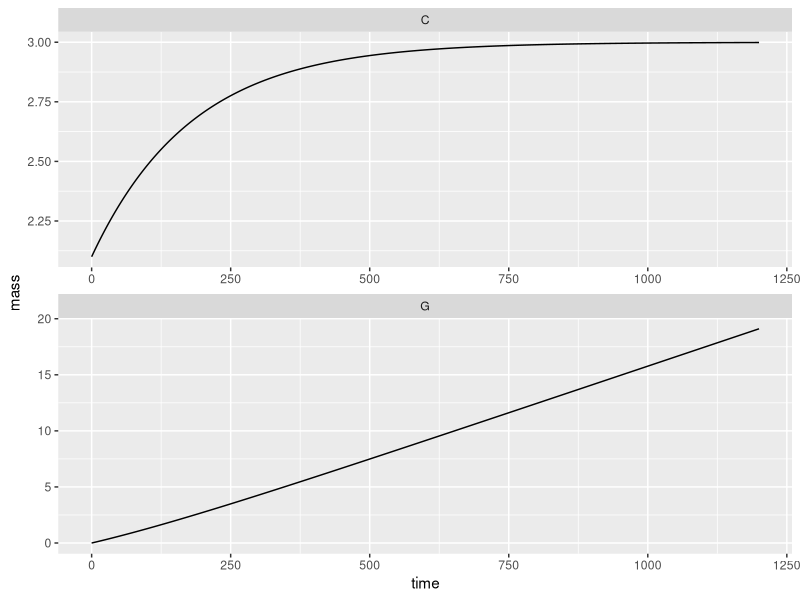
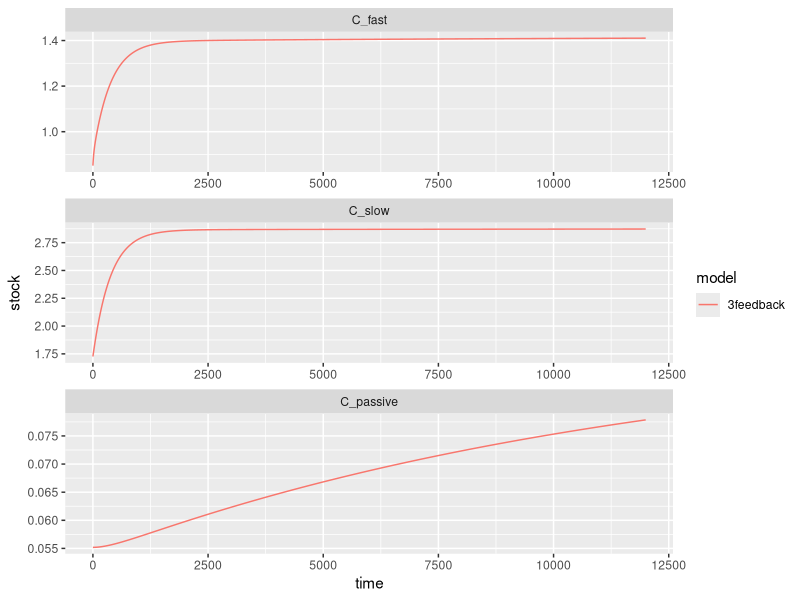
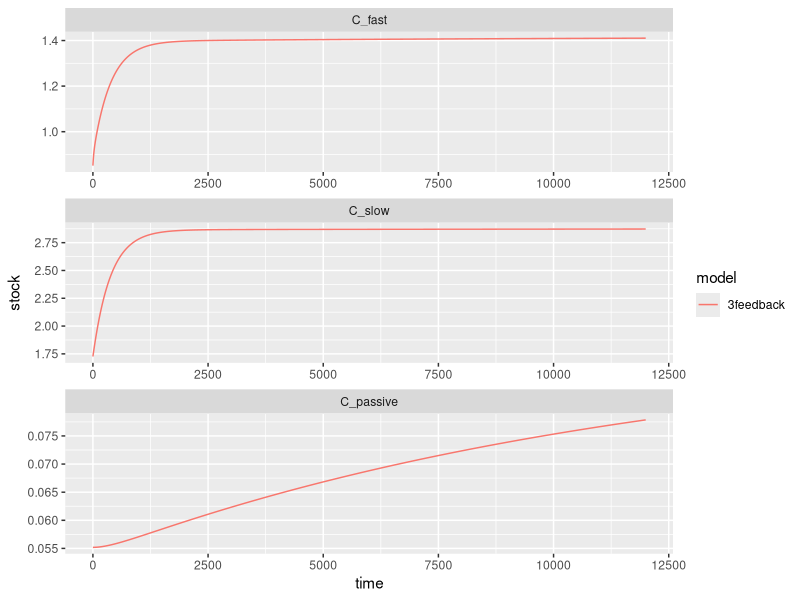
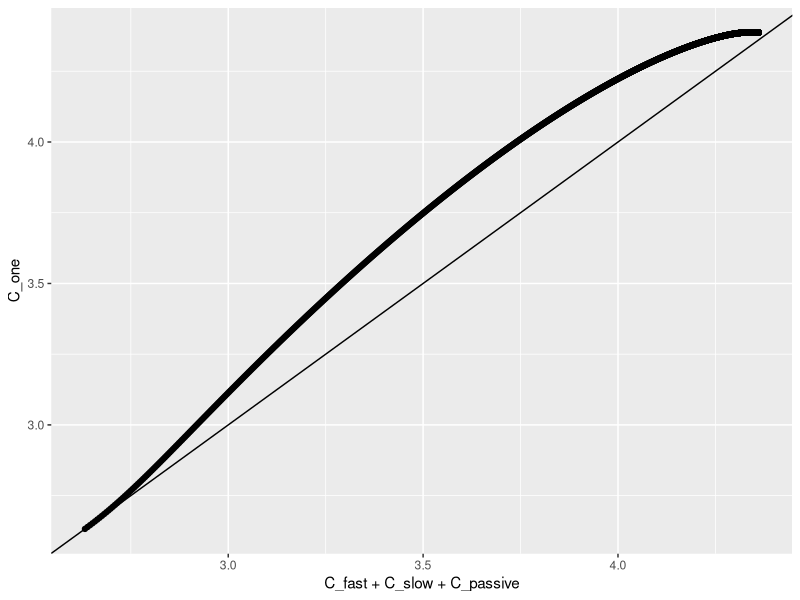
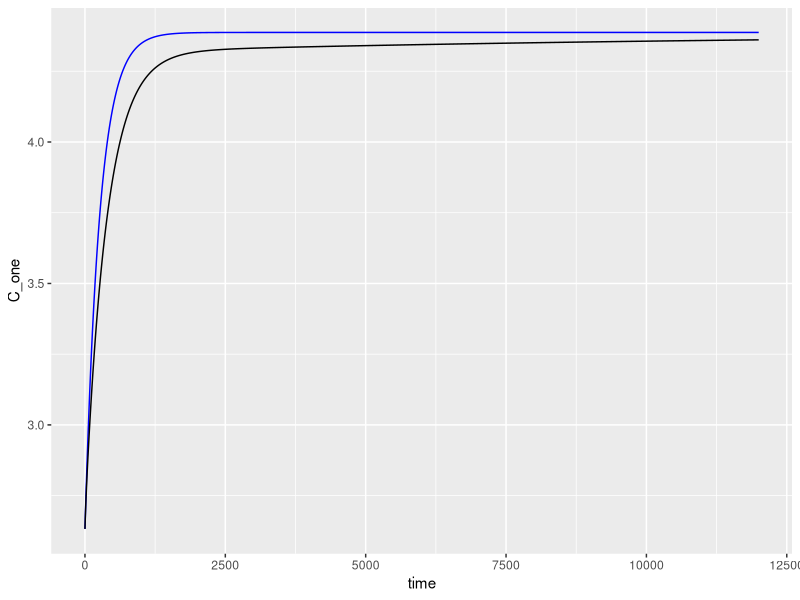

Write R code to recreate these figures, in order. (Note: this script raises an error after producing the figures.)
## ---- chunk 1
#useful functions in here

library(tidyverse) #data library
library(deSolve) #ODE solver
library(DiagrammeR) #flow charts

knitr::opts_chunk$set(echo = TRUE)
## ---- chunk 2
 #u; [0, 2.5] kg-carbon m-2 yr-1; evenly split per month for now (fits CENTURY parameters)
parameter.ls <- list(inputs = 0.2/12, 
                     #\tau; [10, 50] yr, by month
                     turnoverTime = 15*12) 

simTime <- 100*12

#rate change function
dCdt_1pool <- function(t, y, parms){
  ## Debugging code below
  #t <- 0
  #y <- c(G = 0, InitialCarbon_1pool)
  #parms <- parameter.ls
  y <- unname(y)
  CO2 <- y[1] 
  soil <- y[2]
  
  dCO2 <- soil / parms$turnoverTime
  dSoil <- parms$inputs - soil / parms$turnoverTime
  
  #make a relative tolernance to ensure conservation of mass
  if(abs(parms$inputs - (dCO2 + dSoil))/parms$inputs > 1e-8){
    stop('Conservation of mass does not hold')
  }
  return(list(c(G = dCO2, C = dSoil)))
}

#steady state function
C_ss_1pool <- function(parms){
  ans <- parms$inputs * parms$turnoverTime
  return(c(C = ans))
}

InitialCarbon_1pool <- C_ss_1pool(parms = parameter.ls)*0.7

dCdt_1pool(t = 0, y = c(G = 0, InitialCarbon_1pool), parms = parameter.ls)

# Numerically solving this is a little bit overkill since 
# ...the differential equation is solvable but for generalizations here is the numerical
# ...solution from the function lsoda in the deSolve package
sim_1pool <- lsoda(y = c(G = 0, InitialCarbon_1pool),
                times = seq(0, simTime, by = 1/10),
                func = dCdt_1pool,
                parms = parameter.ls) %>%
  as.data.frame()

ggplot(sim_1pool %>%
         pivot_longer(cols = c(C, G), names_to = 'pool', values_to = 'mass')) +
  geom_line(aes(x=time, y=mass)) +
  facet_wrap(~pool, scales='free', ncol = 1)

## ---- chunk 3

##3pool_feedback

#Notes on the input fraction calculations (gleaned from Parton's CENTURY model)
  #Parton uses MONTHLY time steps
  #Century breaks up plant residue into metabolic C and Structural C based on the Lignin to Nitrogen ratio.
    #We will be using a 7/1 Lignin to Nitrogen ratio, thus 12.5% of plant litter is in the form of metabolic C and 87.5% is a structural C.
    #Century then sends 45% of metabolic C to the fast pool (the rest decays before entering the soil pool). - including this fraction breaks mass balance so it is omitted
 #Century then sends a portion of structural C to the fast and slow pools based on the lignin fraction A.
    ### !!!! because I have no idea what the lignin fraction even is, I'm using the placeholder value of 50%.
    # 70% of A* Structural C goes to the Slow pool (rest decays before reaching soil) - including this fraction breaks mass balance so it is omitted
    # 45% (?) of (1-A)*Structural C goes to fast (rest decays before reaching soil) - including this fraction breaks mass balance so it is omitted

century_parameter.ls <- list(inputs = 0.2/12, #monthly; divided evenly between the months
                            input_to_fast = ((.125)+(.875*.5)),  
                            input_to_slow = .875*.5,  
                                                   #note: Century includes no direct inputs to the passive pool.
                     #fast turnover according to Century \tau; [2, 4] yr
                     turnoverTime_fast = 1.5*12,    #1.5y  
                     #slow turnover according to Century \tau; [20, 50] yr
                     turnoverTime_slow = 25*12,       #25y
                     #passive turnover according to Century \tau: [800, 1200] yr
                     turnoverTime_passive = 1000*12,  #1000y
                     
                       fast_to_slow = 0.486,       # This is determined in CENTURY based on a soil vs. silt & clay fraction
                                                        # if soil to silt+clay fraction is zero, then = .15-.004
                                                        # if fraction is 1, then =.83-.004
                                                        # currently using the average between the two: .486
                       fast_to_passive = 0.004,    #
                       slow_to_fast = 0.42,        #
                       slow_to_passive = 0.03,     #
                       passive_to_fast = 0.45,     #
                       passive_to_slow = 0         # CENTURY does not include this flow
                       )

#steady state calculations for each pool
C_ss_3feedback <- function(parms){
  allocation_vector <- matrix(c(parms$input_to_fast, 
                                parms$input_to_slow, 
                                1 - parms$input_to_fast - parms$input_to_slow),
                              nrow = 3)
  decay_matrix <- diag(x= 1/c(parms$turnoverTime_fast,
                             parms$turnoverTime_slow,
                             parms$turnoverTime_passive))
  transfer_matrix <- matrix(c(1,  -parms$slow_to_fast, -parms$passive_to_fast,
                              -parms$fast_to_slow, 1, -parms$passive_to_slow,
                              -parms$fast_to_passive, -parms$slow_to_passive,  1),
                            nrow = 3,
                            byrow=TRUE)
  #0 = inputs * allocation - decay_matrix %*% transfer_matrix %*% y
  #decay_matrix %*% transfer_matrix %*% y = inputs * allocation
  
  ans <- solve(decay_matrix  %*% transfer_matrix ,parms$inputs * allocation_vector)
  
  return(c(C_fast = ans[1],
           C_slow = ans[2],
           C_passive = ans[3]))
}


#ODE equation
dCdt_3feedback <- function(t, y, parms){
  G <- y[1]
 pools <- matrix(y[2:4], nrow=3)
 allocation_matrix <- matrix(c(parms$input_to_fast, 
                                parms$input_to_slow, 
                                1 - parms$input_to_fast - parms$input_to_slow),
                              nrow = 3)
  decay_matrix <- diag(x= 1/c(parms$turnoverTime_fast,
                             parms$turnoverTime_slow,
                             parms$turnoverTime_passive))
  transfer_matrix <- matrix(c(1,  -parms$slow_to_fast, -parms$passive_to_fast,
                              -parms$fast_to_slow, 1, -parms$passive_to_slow,
                              -parms$fast_to_passive, -parms$slow_to_passive,  1),
                            nrow = 3,
                            byrow=TRUE)
  ans <- parms$inputs * allocation_matrix - decay_matrix %*% transfer_matrix %*% pools
  
  resp <- decay_matrix %*% transfer_matrix %*% pools
  total_resp <- sum(resp)
  
  return(list(c(G = total_resp,
                C_fast = ans[1],
                C_slow = ans[2],
                C_passive = ans[3]
  )))
}


#initial value
InitialCarbon_3pool <- C_ss_3feedback(parms = century_parameter.ls)*0.6

#making a more realistic simulation time for a monthly model with turnover times in the 1000s
simTime <- 1000*12

#simulation
sim_3feedback <- lsoda(y = c(G=0, InitialCarbon_3pool),
                      times = 0:simTime,
                      func = dCdt_3feedback,
                      parms = century_parameter.ls) %>%
  as.data.frame() 


#Feedback graph by pools:
ggplot(sim_3feedback %>%
         pivot_longer(cols = C_fast:C_passive,
                      names_to = 'pool',
                      values_to = 'stock')%>%
         mutate(pool = factor(pool, levels = c('C_fast', 'C_slow', 'C_passive')),
                model = '3feedback')
) +
  geom_line(aes(x=time, y=stock, color = model)) +
  facet_wrap(~ pool, ncol=1, scales='free')


#Feedback graphs: total carbon and respiration 
ggplot(sim_3feedback %>%
         pivot_longer(cols = C_fast:C_passive,
                      names_to = 'pool',
                      values_to = 'stock')%>%
         mutate(pool = factor(pool, levels = c('C_fast', 'C_slow', 'C_passive')),
                model = '3feedback')
) +
  geom_line(aes(x=time, y=stock, color = model)) +
  facet_wrap(~ pool, ncol=1, scales='free')


## ---- chunk 4
##One Pool Proxy Method:

#Proxy Decay Rate Calculation
Proxy_decayrate <- function(parms){
  decay_matrix <- diag(x= 1/c(parms$turnoverTime_fast,
                             parms$turnoverTime_slow,
                             parms$turnoverTime_passive))
  
  transfer_matrix <- matrix(c(1,  -parms$slow_to_fast, -parms$passive_to_fast,
                              -parms$fast_to_slow, 1, -parms$passive_to_slow,
                              -parms$fast_to_passive, -parms$slow_to_passive,  1),
                            nrow = 3,
                            byrow=TRUE)
  
   allocation_vector <- matrix(c(parms$input_to_fast, 
                                parms$input_to_slow, 
                                1 - parms$input_to_fast - parms$input_to_slow),
                              nrow = 3)
  
  ans <- sum(solve(decay_matrix %*% transfer_matrix) %*% allocation_vector)
  return(ans)
}  


##Adds the proxy rate to the main parameter list
century_parameter.ls$turnoverTime <- Proxy_decayrate(parms=century_parameter.ls)


#Initial Value for the One Pool Proxy, simulation, with name for lsoda output
InitialCarbon_1pool <- sum(C_ss_3feedback(parms = century_parameter.ls))*0.6

#Simulation with the one-pool model
sim_Feedback_OnePool <- lsoda(y = c(G=0, C_one = InitialCarbon_1pool),
                times = 0:simTime,
                func = dCdt_1pool,
                parms = century_parameter.ls) %>%
  as.data.frame()


sim_all <- sim_3feedback %>%
  full_join(sim_Feedback_OnePool, by = 'time', suffix = c('.3pool', '.proxy')) %>%
  mutate(flux_3pool = dCdt_3feedback(t = time, y = c(0, C_fast, C_slow, C_passive),
                                     parms = century_parameter.ls)[[1]][1], 
         flux_proxy = dCdt_1pool(t = time, y = c(0, C_one),
                                     parms = century_parameter.ls)[[1]][1], .by= everything())

#want time vs stock graph
#difference drive graph
ggplot(sim_all) +
  geom_point(aes(x=C_fast+C_slow+C_passive, y = C_one)) +
  geom_abline()

ggplot(sim_all) +
  geom_line(aes(x=time, y= C_one), color = 'blue') +
  geom_line(aes(x=time, y = C_fast+C_slow+C_passive))

# #Calculating total C in the Feedback run
# sim_3feedback <- sim_3feedback %>%
#   pivot_wider(names_from="pool", values_from="stock") %>%
#   mutate(Feedback_C_Total = C_fast + C_slow +C_passive) 
# 
# #Add the one-pool proxy column
# sim_3feedback$OnePoolProxy <- sim_Feedback_OnePool$C
# 
# 
# #Formatting the data for nice graphing:
# sim_3feedback <- sim_3feedback %>% 
#                     select(time, Feedback_C_Total, OnePoolProxy) %>%
#                     pivot_longer(cols = c("Feedback_C_Total", "OnePoolProxy"),
#                                  names_to = "model",
#                                  values_to = "stock")
# 
# 
# #Plot comparing the two
# ggplot(sim_3feedback) +
#   geom_line(aes(x=time, y=stock, color=model))


## ---- chunk 5
# #ODE equation with Respired Carbon
# dCdt_3feedback <- function(t, y, parms){
# 
#   dCf <- parms$inputs*parms$input_to_fast -
#           (1/parms$turnoverTime_fast)*y[1] +
#           (1/parms$turnoverTime_slow)*parms$slow_to_fast*y[2] +
#           (1/parms$turnoverTime_passive)*parms$passive_to_fast*y[3]
#     
#   dCs <- parms$inputs*parms$input_to_slow -
#           (1/parms$turnoverTime_slow)*y[2] +
#           (1/parms$turnoverTime_fast)*parms$fast_to_slow*y[1] +
#           (1/parms$turnoverTime_passive)*parms$passive_to_slow*y[3]
#   
#   dCp <- parms$inputs*(1-parms$input_to_fast- parms$input_to_slow) -
#           (1/parms$turnoverTime_passive)*y[3] +
#           (1/parms$turnoverTime_fast)*parms$fast_to_passive*y[1] +
#           (1/parms$turnoverTime_slow)*parms$slow_to_passive*y[2]
# 
#   dgas <-  parms$turnoverTime_fast*(1- parms$fast_to_slow - parms$fast_to_passive)*y[1]  +
#           parms$turnoverTime_slow*(1- parms$slow_to_fast - parms$slow_to_passive)*y[2]  +
#           parms$turnoverTime_passsive*(1- parms$passive_to_fast - parms$passive_to_slow)*y[3]
#   
#   return(list(c(C_fast = dCf,
#            C_slow = dCs,
#            C_passive = dCp,
#            Resp_C = dgas
#            )))
# }
# 
# #New Initial state with respired carbon column
# InitialCarbon_3pool <- c(C_ss_3feedback(parms = century_parameter.ls)*0.6, "Gas"=0)
# 
# #simulation
# sim_3feedback <- lsoda(y = InitialCarbon_3pool,
#                       times = 0:simTime,
#                       func = dCdt_3feedback,
#                       parms = century_parameter.ls) %>%
#   as.data.frame() %>%
#   pivot_longer(cols = C_fast:C_passive,
#                names_to = 'pool',
#                values_to = 'stock')%>%
#   mutate(pool = factor(pool, levels = c('C_fast', 'C_slow', 'C_passive')),
#          model = '3feedback')
# 
# 
# #Formatting data table for Respired C calculation (1pool)
# sim_3feedback <- sim_3feedback %>% 
#                     pivot_wider(names_from = "model", values_from = "stock") %>%
#                     mutate(Proxy_Respired_C = RespiredCarbon(endtime=time, parms=century_parameter.ls, initialstate=InitialCarbon_1pool))
# 
# 
# 

## ---- chunk 6
#paramter list with no inputs
no_input_century_parameter.ls <- century_parameter.ls %>% list_assign(inputs=0)

#Creates a simulation using the full feedback model starting at SS, turn off inputs at time 240 (twenty years, monthly time steps)
No_inputs_feedback_sim <- rbind(lsoda(y = C_ss_3feedback(parms = century_parameter.ls),
                                      times = 0:240,
                                      func = dCdt_3feedback,
                                      parms = century_parameter.ls) %>%
                                  as.data.frame(),
                              lsoda(y = C_ss_3feedback(parms = century_parameter.ls),
                                      times = 0:9760,
                                      func = dCdt_3feedback,
                                      parms = no_input_century_parameter.ls) %>%
                                  as.data.frame() %>%
                                  mutate(time=time+240)
                                ) %>%
                          mutate(Feedback_C_Total = C_fast + C_slow +C_passive) %>%
                          mutate(C_ps = C_passive + C_slow) %>%
                          as.data.frame
                


#Simulation with the one-pool model starting at SS, turn off inputs at time 240 (twenty years, monthly time steps)
No_inputs_one_pool_proxy_sim <- rbind(lsoda(y = sum(C_ss_3feedback(parms = century_parameter.ls)),
                                            times = 0:240,
                                            func = dCdt_1pool,
                                            parms = century_parameter.ls) %>%
                                       as.data.frame() %>%
                                       set_names(c("time", "One_Pool_Proxy")),
                                      
                                    lsoda(y = sum(C_ss_3feedback(parms = century_parameter.ls)),
                                            times = 0:9760,
                                            func = dCdt_1pool,
                                            parms = no_input_century_parameter.ls) %>%
                                      as.data.frame() %>%
                                      set_names(c("time", "One_Pool_Proxy")) %>%
                                      mutate(time=time+240)
                                )
#Makes a dataframe to compare the two simulations total carbon
no_input_model_comparison <- as.data.frame(cbind(No_inputs_feedback_sim$time, No_inputs_feedback_sim$Feedback_C_Total, No_inputs_one_pool_proxy_sim$One_Pool_Proxy)) %>% 
    set_names(c("time", "Feedback_C_Total", "One_Pool_Proxy")) %>%
    pivot_longer(cols = c("Feedback_C_Total", "One_Pool_Proxy"),
                                 names_to = "model",
                                 values_to = "stock")



ggplot(no_input_model_comparison)  +
  # geom_area(data=No_inputs_feedback_sim, aes(x=time, y=C_passive), alpha=0.1, fill="firebrick")+
  # geom_area(data=No_inputs_feedback_sim, aes(x=time, y=C_ps), alpha=0.1, fill="firebrick")+
  # geom_area(data=No_inputs_feedback_sim, aes(x=time, y=Feedback_C_Total), alpha=0.1, fill="firebrick")+
  geom_line(aes(x=time, y=stock, color=model)) +
  geom_vline(xintercept=240, alpha=0.5, linetype="dashed") +
  labs(title="Inputs cut off after 20 years", y="Total Carbon (kg C/(m^2 yr))", x="Time (in months)" )



## ---- chunk 7
#Function for simulation with the 3feedback model, adjusting the inputs for seasonal change
dCdt_seasonal_3feedback <- function(t, y, parms, input_type = 'seasonal' ){
  pools <- matrix(y, nrow=3)
  allocation_matrix <- matrix(c(parms$input_to_fast, 
                                parms$input_to_slow, 
                                1 - parms$input_to_fast - parms$input_to_slow),
                              nrow = 3)
  decay_matrix <- diag(x= 1/c(parms$turnoverTime_fast,
                             parms$turnoverTime_slow,
                             parms$turnoverTime_passive))
  transfer_matrix <- matrix(c(1,  -parms$slow_to_fast, -parms$passive_to_fast,
                              -parms$fast_to_slow, 1, -parms$passive_to_slow,
                              -parms$fast_to_passive, -parms$slow_to_passive,  1),
                            nrow = 3,
                            byrow=TRUE)
  #dcdt = inputs * allocation + transfer_matrix %*% decay_matrix %*% y
  #decay_matrix %*% transfer_matrix %*% y = - inputs * allocation
  
  if(input_type == 'seasonal'){
    flux_input <- (5/300)*sin((pi/6)*t+(3*pi/2))+(5/300) #offset by the parms$input parameter
  }else{
    flux_input <- parms$inputs
  }
  
  ans <- flux_input * allocation_matrix - decay_matrix %*% transfer_matrix %*% y
  ##check conservation of mass
  return(list(c(C_fast = ans[1],
           C_slow = ans[2],
           C_passive = ans[3]))) #add in CO2 pool
}


#Demonstration simulation that the method works to create seasonal change, over 5 years
seasonal_sim_3feedback <- lsoda(y = C_ss_3feedback(parms = century_parameter.ls),
                                      times = 0:60,
                                      func = dCdt_seasonal_3feedback,
                                      parms = century_parameter.ls) %>%
                                  as.data.frame() %>% 
                                  mutate(Feedback_C_total = C_fast+C_slow+C_passive)

                                  

ggplot(pivot_longer(data=seasonal_sim_3feedback, cols = C_fast:C_passive, names_to = "pool", values_to = "stock")) +
  geom_line(aes(x=time, y=stock, color=pool)) +
  geom_line(aes(x=time, y=Feedback_C_total))


#One-Pool rate change function, with seasonal rate of change
  ##The calucation of the Proxy decay rate relies on a steady state solution, which technically does not exist when inputs change - we then assume that the average over the year is constant, and that the steady state solution suffices.

dCdt_seasonal_1pool <- function(t, y, parms){
  flux_input <- (5/300)*sin((pi/6)*t+(3*pi/2))+(5/300)
  ans <- flux_input - y / parms$turnoverTime
  return(list(ans))
}


#Demonstration simulation that the method works to create seasonal change, over 5 years
seasonal_sim_1pool <- lsoda(y = sum(C_ss_3feedback(parms = century_parameter.ls)) %>% setNames("C"),
                                      times = 0:60,
                                      func = dCdt_seasonal_1pool,
                                      parms = century_parameter.ls) %>%
                                  as.data.frame() %>%
                                  rename(One_Pool_Proxy = C)

ggplot(seasonal_sim_1pool) +
  geom_line(aes(x=time, y=One_Pool_Proxy))

                                
#Makes a dataframe to compare the two simulations total carbon
seasonal_inputs_model_comparison <- as.data.frame(cbind(seasonal_sim_3feedback$time, seasonal_sim_3feedback$Feedback_C_total, seasonal_sim_1pool$One_Pool_Proxy)) %>% 
    set_names(c("time", "Feedback_C_Total", "One_Pool_Proxy")) %>%
    pivot_longer(cols = c("Feedback_C_Total", "One_Pool_Proxy"),
                                 names_to = "model",
                                 values_to = "stock")



ggplot(seasonal_inputs_model_comparison)  +
  geom_line(aes(x=time, y=stock, linetype=model, color=model)) +
  labs(title="Seasonal Variation over 5 Years", y="Total Carbon (kg C/(m^2 yr))", x="Time (in months)" )
